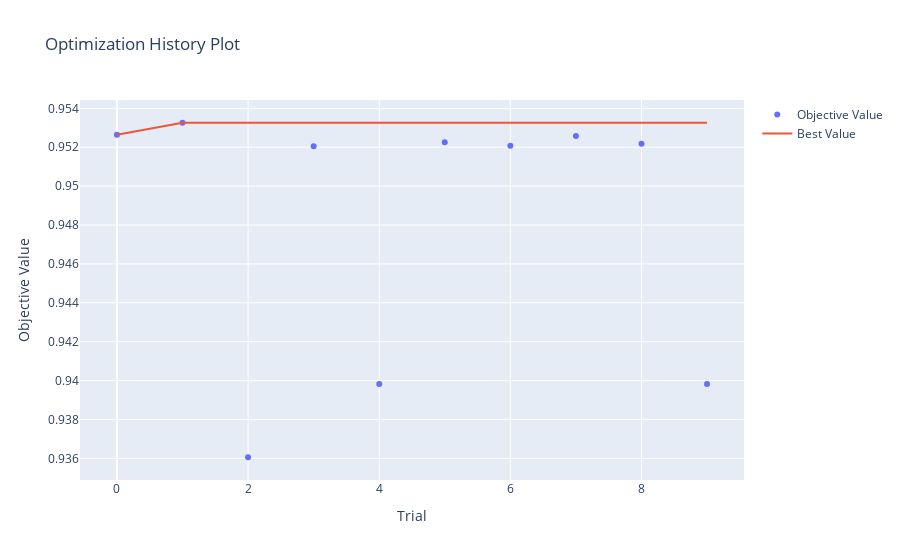

The cell this chart's notebook holds for it:
### Code cell
import optuna
from plotly.io import show

fig = optuna.visualization.plot_optimization_history(dbscan_study)
show(fig)

### Figure 1 — Plotly figure (JSON) as saved in the notebook; plotly's stock layout.template omitted (floating-point values rounded to 4 significant figures)
{"data": [{"mode": "markers", "name": "Objective Value", "type": "scatter", "x": [0, 1, 2, 3, 4, 5, 6, 7, 8, 9], "y": [0.9526, 0.9533, 0.9361, 0.9521, 0.9398, 0.9523, 0.9521, 0.9526, 0.9522, 0.9398]}, {"mode": "lines", "name": "Best Value", "type": "scatter", "x": [0, 1, 2, 3, 4, 5, 6, 7, 8, 9], "y": [0.9526, 0.9533, 0.9533, 0.9533, 0.9533, 0.9533, 0.9533, 0.9533, 0.9533, 0.9533]}, {"marker": {"color": "#cccccc"}, "mode": "markers", "name": "Infeasible Trial", "showlegend": false, "type": "scatter", "x": [], "y": []}], "layout": {"title": {"text": "Optimization History Plot"}, "xaxis": {"title": {"text": "Trial"}}, "yaxis": {"title": {"text": "Objective Value"}}}}
